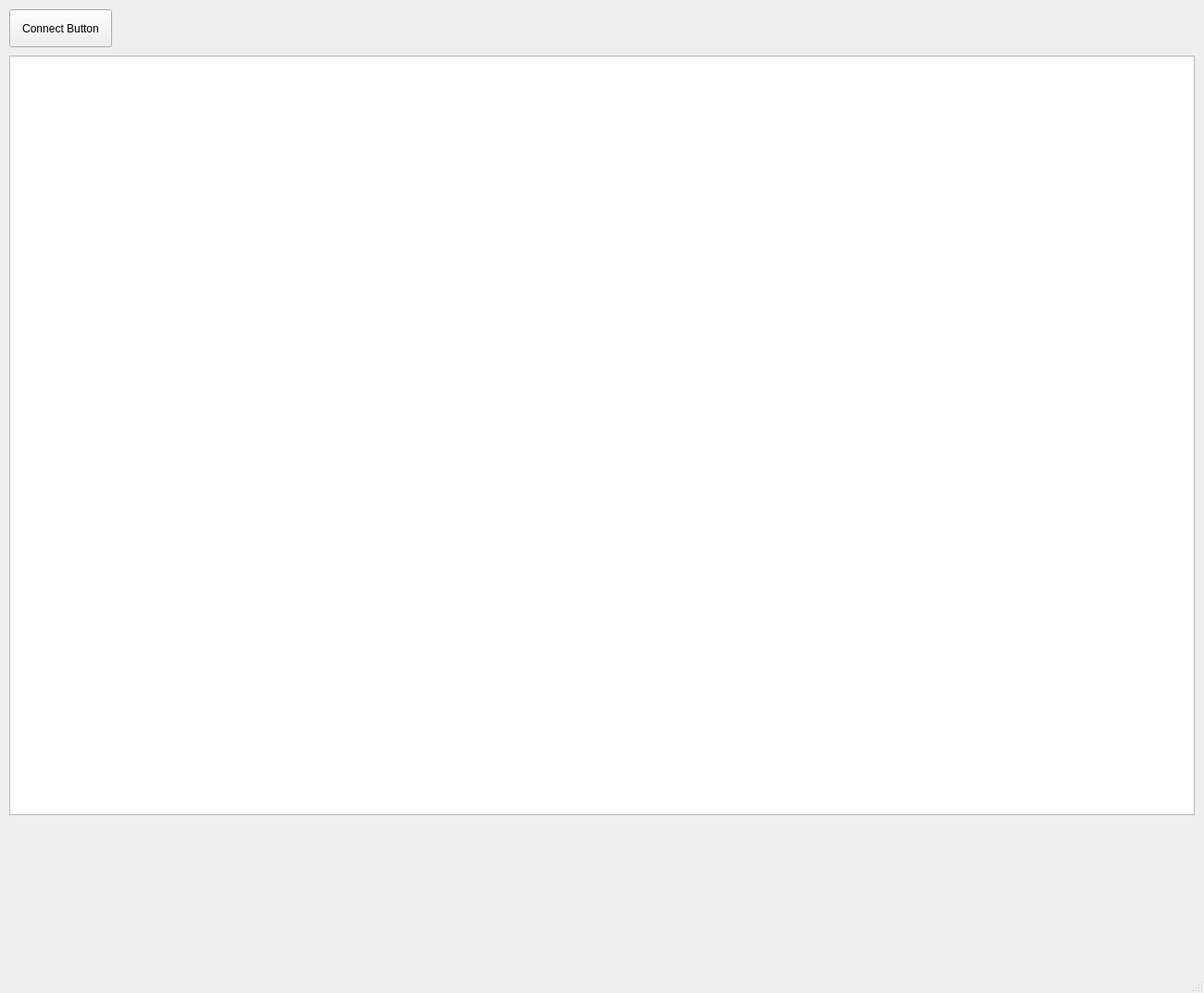
<?xml version="1.0" encoding="UTF-8"?>
<ui version="4.0">
 <class>MainWindow</class>
 <widget class="QMainWindow" name="MainWindow">
  <property name="geometry">
   <rect>
    <x>0</x>
    <y>0</y>
    <width>1300</width>
    <height>1072</height>
   </rect>
  </property>
  <property name="windowTitle">
   <string>MainWindow</string>
  </property>
  <widget class="QWidget" name="centralwidget">
   <widget class="QGraphicsView" name="graphicsView">
    <property name="geometry">
     <rect>
      <x>10</x>
      <y>60</y>
      <width>1280</width>
      <height>820</height>
     </rect>
    </property>
   </widget>
   <widget class="QPushButton" name="connectButton">
    <property name="geometry">
     <rect>
      <x>10</x>
      <y>10</y>
      <width>111</width>
      <height>41</height>
     </rect>
    </property>
    <property name="text">
     <string>Connect Button</string>
    </property>
   </widget>
  </widget>
  <widget class="QMenuBar" name="menubar">
   <property name="geometry">
    <rect>
     <x>0</x>
     <y>0</y>
     <width>1300</width>
     <height>22</height>
    </rect>
   </property>
  </widget>
  <widget class="QStatusBar" name="statusbar"/>
 </widget>
 <resources/>
 <connections/>
</ui>
